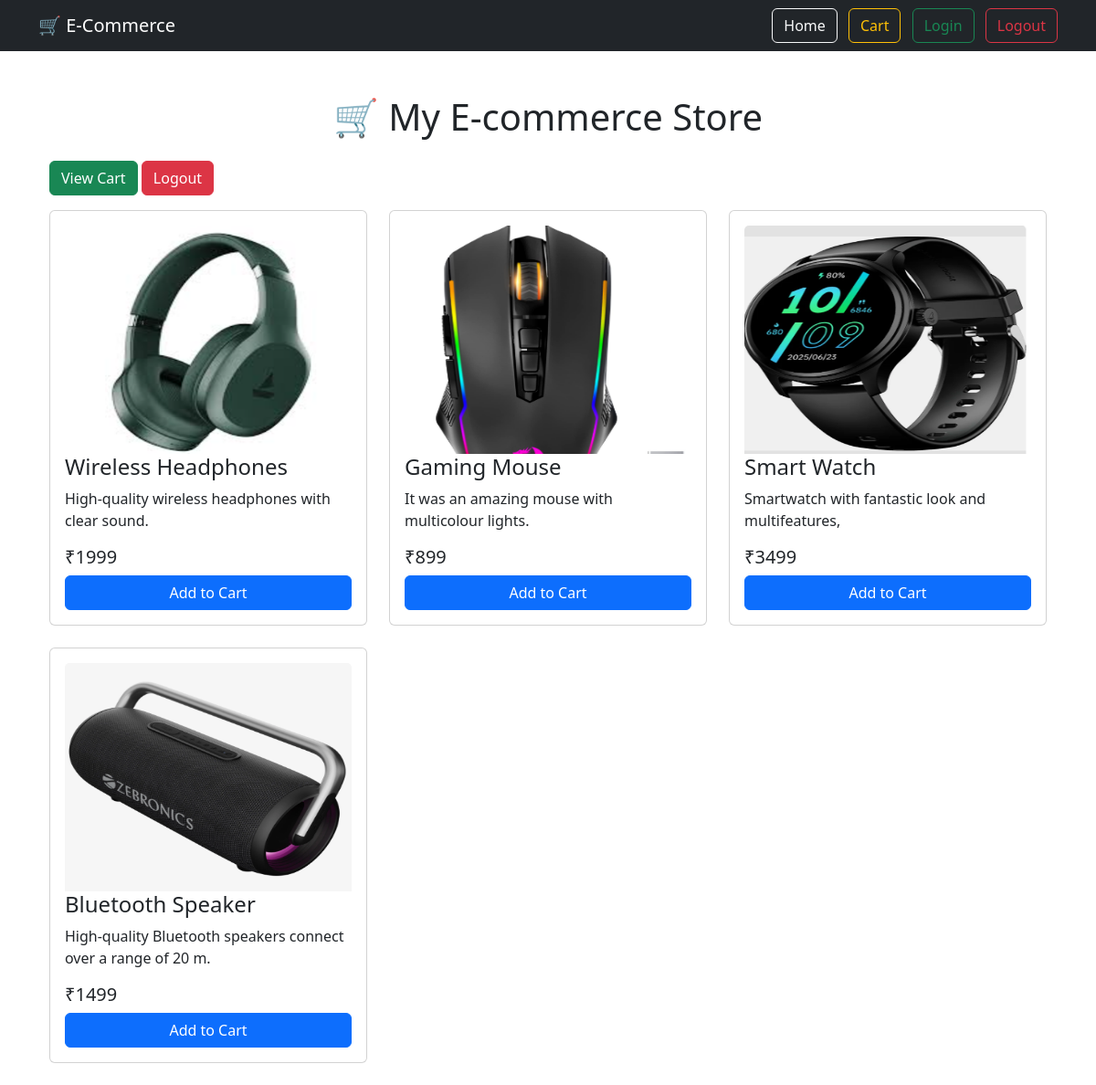
The page / on the database its author committed.
### store/models.py (models this page shows)
class Product(models.Model):
    name = models.CharField(max_length=200)
    price = models.IntegerField()
    description = models.TextField()
    image = models.ImageField(upload_to='products/')

### store/views.py (the view)
# urls.py: path('', views.home, name='home'),
def home(request):
    products = Product.objects.all()
    return render(request, 'home.html', {'products': products})

### templates/home.html
{% extends 'base.html' %}
{% block content %}
<div class="container mt-5">
    <h1 class="text-center mb-4">🛒 My E-commerce Store</h1>
    <a href="{% url 'cart' %}" class="btn btn-success mb-3">
    View Cart
</a>
<a href="{% url 'logout' %}" class="btn btn-danger mb-3">
    Logout
</a>
    <div class="row">
        {% for product in products %}
        <div class="col-md-4 mb-4">
            <div class="card p-3">
                {% if product.image %}
<img src="{{ product.image.url }}" class="card-img-top" height="250">
{% endif %}
                <h4>{{ product.name }}</h4>
                <p>{{ product.description }}</p>
                <h5>₹{{ product.price }}</h5>
                <a href="{% url 'add_to_cart' product.id %}" class="btn btn-primary">
    Add to Cart
</a>
            </div>
        </div>
        {% endfor %}
    </div>
</div>
{% endblock %}

### templates/base.html (shortened to what this page needs)
<!DOCTYPE html>
<html>
<head>
    <link href="https://cdn.jsdelivr.net/npm/bootstrap@5.3.3/dist/css/bootstrap.min.css" rel="stylesheet">
</head>
<body>
<nav class="navbar navbar-expand-lg navbar-dark bg-dark">
    <div class="container">
        <a class="navbar-brand" href="/">🛒 E-Commerce</a>
        <div>
            <a href="/" class="btn btn-outline-light me-2">
                Home
            </a>
            <a href="/cart/" class="btn btn-outline-warning me-2">
                Cart
            </a>
            <a href="/accounts/login/" class="btn btn-outline-success me-2">
                Login
            </a>
            <a href="/accounts/logout/" class="btn btn-outline-danger">
                Logout
            </a>
        </div>
    </div>
</nav>
<div class="container mt-4">
{% block content %}
{% endblock %}
</div>
</body>
</html>

### rows shown on the page
Product: image (picture), name "Wireless Headphones", description "High-quality wireless headphones with clear sound.", price "1999"
Product: image (picture), name "Gaming Mouse", description "It was an amazing mouse with multicolour lights.", price "899"
Product: image (picture), name "Smart Watch", description "Smartwatch with fantastic look and multifeatures,", price "3499"
Product: image (picture), name "Bluetooth Speaker", description "High-quality Bluetooth speakers connect over a range of 20 m.", price "1499"
